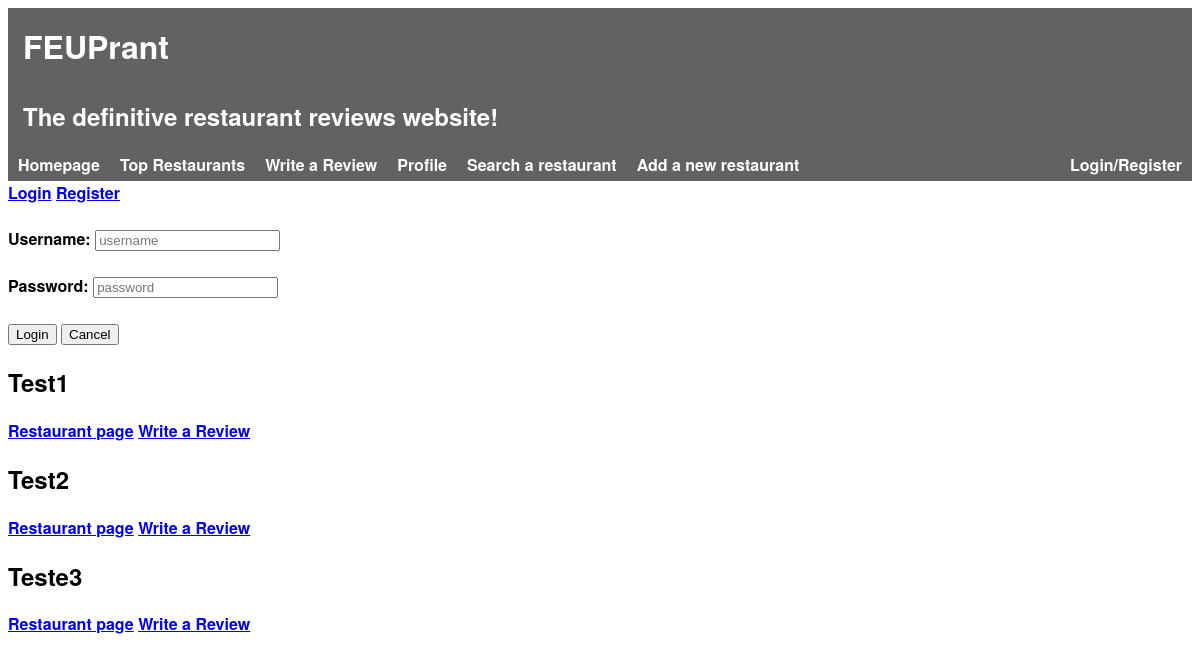
Page /homepage.php on the earlier database version.
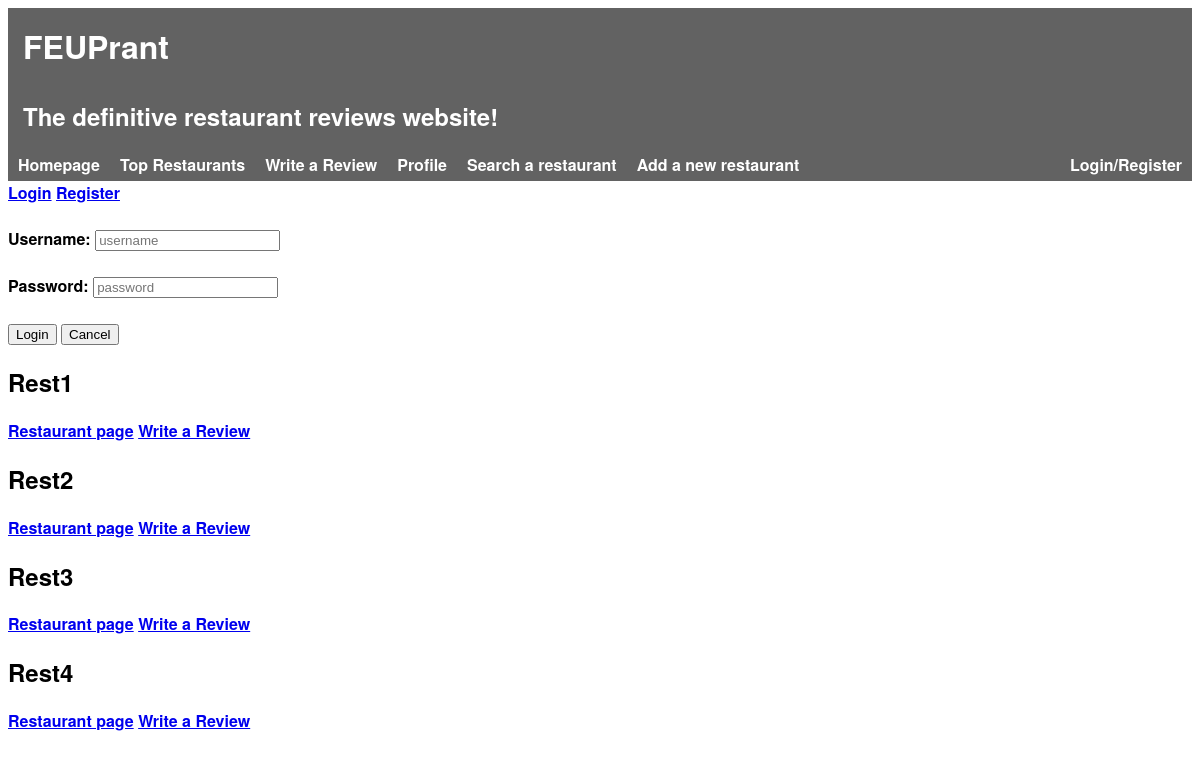
Same page on the later database version.
### tables this page shows
CREATE TABLE Restaurant(
    idRestaurant        INTEGER PRIMARY KEY AUTOINCREMENT,
    name                STRING NOT NULL,
    description         STRING NOT NULL,
    score               INTEGER NOT NULL,

    idOwner             INTEGER REFERENCES Owner(idOwner),
    idRestaurantInfo    INTEGER REFERENCES RestaurantInfo(idRestaurantInfo)
);

### homepage.php (called while the page is built)
<?php
    include_once('database/connection.php');
    include_once('database/db_restaurants.php');
    try {
        $restaurants = getAllRestaurants();
    } catch(PDOException $e) {
        die($e->getMessage());
    }
    include_once('templates/header.php');
    include_once('templates/restaurants.php');
?>

### database/db_restaurants.php (called while the page is built, shortened)
<?php
function getAllRestaurants() {
    global $db;
    $stmt = $db->prepare('SELECT * FROM Restaurant');
    $stmt->execute();
    return $stmt->fetchAll();
}
?>

### templates/restaurants.php (the view)
<section id="restaurants">
    <?php foreach($restaurants as $restaurant) { ?>
    <article>
        <h2><?= $restaurant['name'] ?></h2>
        <a href="view_restaurant.php?idRestaurant=<?=$restaurant['idRestaurant']?>">Restaurant page</a>
        <a href="write_review?idRestaurant=<?=$restaurant['idRestaurant']?>">Write a Review</a>
    </article>
    <?php } ?>
</section>

### templates/header.php (shortened to what this page needs)
<!DOCTYPE html>
<html>
    <head>
		<link rel="stylesheet" href="./header.css">
    </head>
    <body>
        <div id="header">
            <h1>FEUPrant</h1>
            <h2>The definitive restaurant reviews website!</h2>
        </div>
        <div id="nav-btns">
            <ul>
                <li><a href="homepage.php">Homepage</a></li>
                <li><a href="#">Top Restaurants</a></li>
                <li><a href="#">Write a Review</a></li>
                <li><a href="myprofile.php">Profile</a></li>
                <li><a href="search_restaurant.php">Search a restaurant</a></li>
                <li><a href="add_restaurant.php">Add a new restaurant</a></li>
                <div id="user-info"><a href="#"><?php echo(isset($username) ? $username : 'Login/Register') ?></a></div>
            </ul>
        </div>
        <div id="user-info-content"><?php include_once('login_box.php'); ?></div>

### templates/login_box.php (shortened to what this page needs)
<div class="login-box">
    <a href="#" class="login-link">Login</a>
    <a href="#" class="register-link">Register</a>
    <div class="login-component">
        <?php
            include_once("login_component.php");
        ?>
    </div>
</div>

### templates/login_component.php
<form action="action_login.php" method="post">
    <br>
	Username: <input type="text" name="username" placeholder="username">
    <br>
	<br>
    Password: <input type="password" name="password" placeholder="password">
    <br>
	<br>
    <input type="submit" name="login_btn" value="Login">
    <input type="submit" name="cancel_btn" value="Cancel">
</form>

### header.css (style rules this page uses)
html { font-family: 'Helvetica Neue', sans-serif; font-weight: bold; height: 100%; }
#header { background-color: #626262; color: white; padding: 0; }
#header h1, #header h2 { padding: 15px; margin: 0; }
#nav-btns ul { background-color: #626262; list-style-type: none; padding: 0; margin: 0; overflow: hidden; }
#nav-btns li, #back_btn { float: left; background: none; padding: 0; }
#nav-btns a, #back_btn { text-align: center; display: block; padding: 5px 10px; color: white; text-decoration: none; }
#user-info a { float: right; }

Differences in the rows shown:
changed restaurant: name "Test1" → "Rest1"
changed restaurant: name "Test2" → "Rest2"
changed restaurant: name "Teste3" → "Rest3"
added restaurant: name "Rest4"
